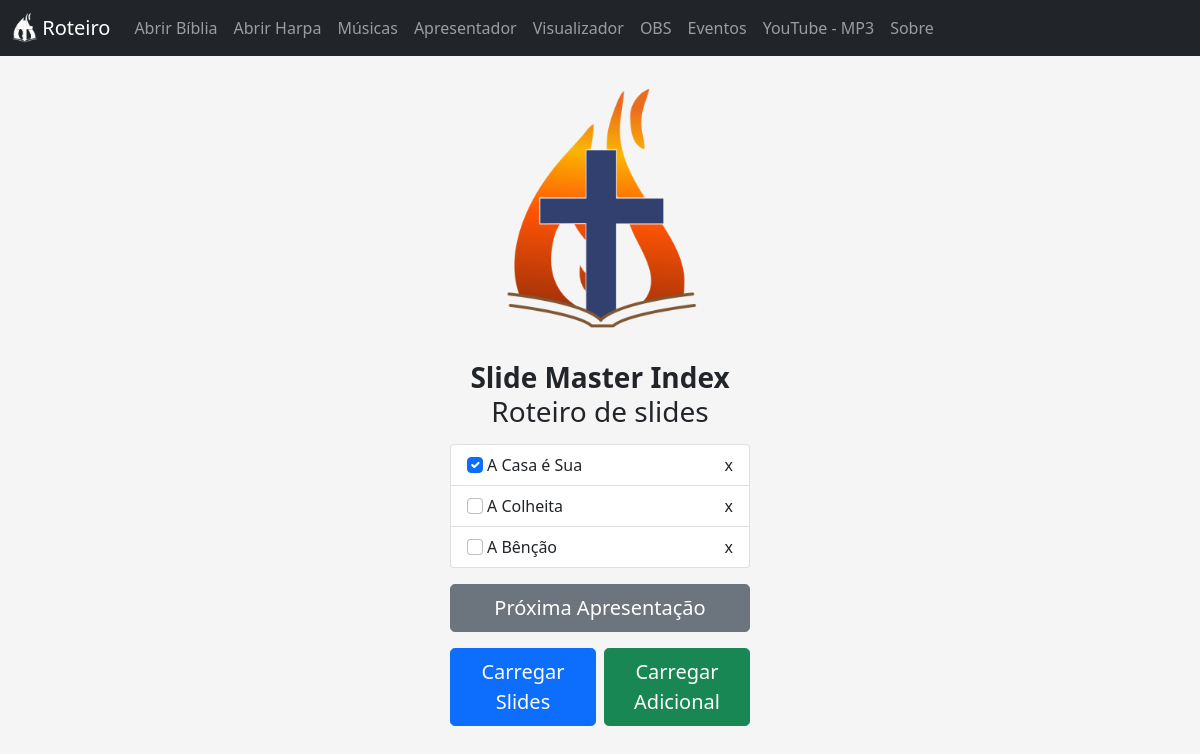
Before: / with the older database file.
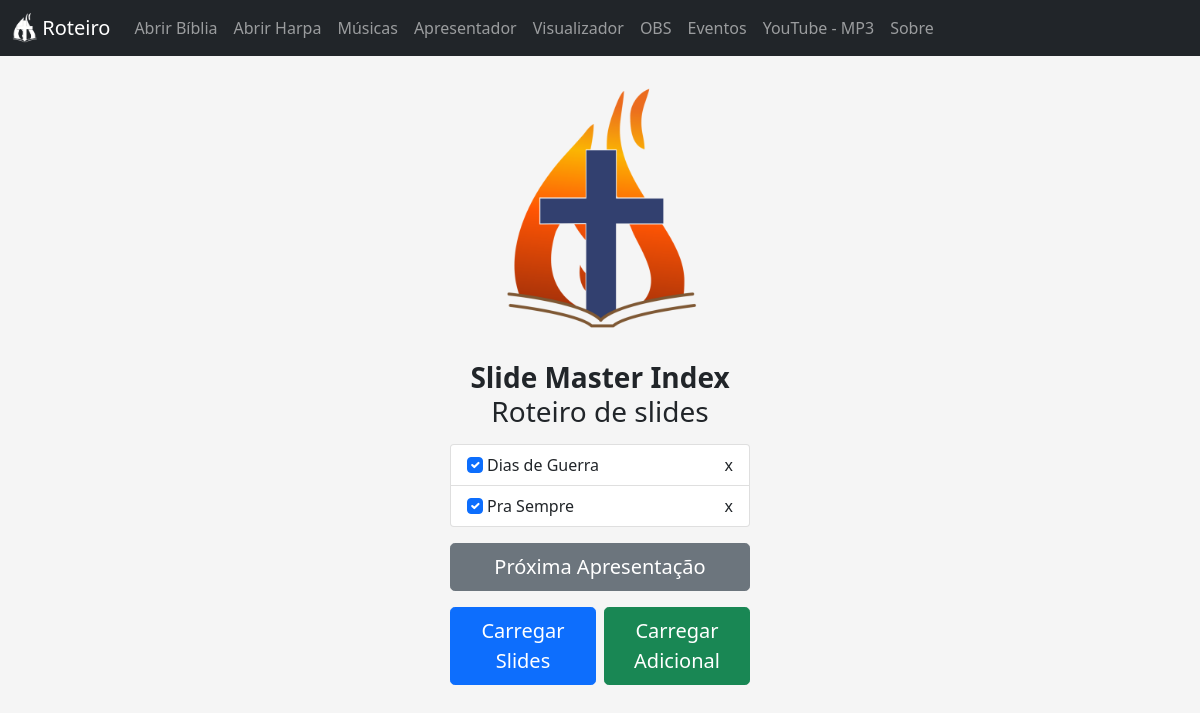
After: the same page with the newer database file.
### tables this page shows
CREATE TABLE lista (caminho TEXT, nome TEXT UNIQUE, "check" BOOLEAN);

### app.py (the view)
@app.route('/', methods=['GET', 'POST'])
def index():
    if request.method == 'POST':
        lista = pegarSlidesAbertos()
        inserirListaRoteiro('Roteiro.db', lista)
        socketio.emit('refresh', 1)
    listaPPT = executarConsultaLista('Roteiro.db')
    return render_template('index.jinja', listaPPT=listaPPT, total=len(listaPPT))

### consultaAcess.py (called while the page is built)
def executarConsultaLista(banco):
    conn = sqlite3.connect(banco)
    conn.row_factory = sqlite3.Row
    cursor = conn.cursor()
    codigoSQL = "SELECT * FROM lista"
    cursor.execute(codigoSQL)
    return [dict(row) for row in cursor.fetchall()]

### templates/index.jinja (shortened to what this page needs)
<!doctype html>
<html lang="en">
  <head>
    <link href="{{ url_for('static', filename='stylesheets/bootstrap.min.css') }}" rel="stylesheet">
    <link href="{{ url_for('static', filename='stylesheets/navbar-top-fixed.css') }}" rel="stylesheet">
    <link href="{{ url_for('static', filename='stylesheets/signin.css') }}" rel="stylesheet">
  </head>
  <body>
    <nav class="navbar navbar-expand-md navbar-dark fixed-top bg-dark">
    <div class="container-fluid">
      <a class="navbar-brand" href="#">
        <img src="{{ url_for('static', filename='images/Logo ADCPTA.png') }}" width="25" height="30" class="d-inline-block align-top" alt="">
        Roteiro
      </a>
      <div class="collapse navbar-collapse" id="navbarCollapse">
        <ul class="navbar-nav me-auto mb-2 mb-md-0">
          <li class="nav-item">
            <a class="nav-link" href="../abrirbiblia">Abrir Bíblia</a>
          </li>
          <li class="nav-item">
            <a class="nav-link" href="../abrirharpa">Abrir Harpa</a>
          </li>
          <li class="nav-item">
            <a class="nav-link" href="../abrirslidemusica">Músicas</a>
          </li>
          <li class="nav-item">
            <a class="nav-link" href="../apresentador">Apresentador</a>
          </li>
          <li class="nav-item">
            <a class="nav-link" href="../viewer">Visualizador</a>
          </li>
          <li class="nav-item">
            <a class="nav-link" href="../obs">OBS</a>
          </li>
          <li class="nav-item">
            <a class="nav-link" href="../eventos">Eventos</a>
          </li>
          <li class="nav-item">
            <a class="nav-link" href="../download_mp3">YouTube - MP3</a>
          </li>
          <li class="nav-item">
            <a class="nav-link" href="../sobre">Sobre</a>
          </li>
        </ul>
      </div>
    </div>
  </nav>
  <main class="form-signin">
      <div class="text-center"><img class="mb-4" src="{{ url_for('static', filename='images/Logo Colorido.png') }}" alt="" width="200" height="250"></div>
      <h1 class="h3 mb-3 fw-normal text-center"><a style="font-weight: bold;">Slide Master Index</a><br>Roteiro de slides</h1>
      {% if listaPPT|length > 0 %}
      <div class="form-floating">
        <ul class="list-group" id="presentations">
          {% for ppt in listaPPT %}
          <li class="list-group-item">
            {% if ppt['check'] == True %}
            <label><input class="form-check-input me-1" type="checkbox" name="checkEL" value="{{ ppt['caminho'] }}" checked>{{ ppt['nome'] }}</label>
            {% else %}
            <label><input class="form-check-input me-1" type="checkbox" name="checkEL" value="{{ ppt['caminho'] }}">{{ ppt['nome'] }}</label>
            {% endif %}
            <span class="close">x</span>
          </li>
          {% endfor %}
       </ul>
      </div>
      <form id="proxsld" method="post" action="{{ url_for('proximoSlide') }}">
      <button id="next" class="w-100 btn btn-lg btn-secondary" type="button">Próxima Apresentação</button>
      </form>
      <div class="row g-2">
      <div class="col">
      <form id="enviar" method="post" action="{{ url_for('index') }}">
        <button class="w-100 btn btn-lg btn-primary" type="submit">Carregar Slides</button>
      </form>
      </div>
      <div class="col">
        <form id="enviar" method="post" action="{{ url_for('carregarSlideAdicional') }}">
          <button class="w-100 btn btn-lg btn-success" type="submit">Carregar Adicional</button>
        </form>
        </div>
      </div>
      {% else %}
      <form id="enviar" method="post" action="{{ url_for('index') }}">
        <button class="w-100 btn btn-lg btn-primary" type="submit">Carregar Slides</button>
      </form>
    </main>
    {% endif %}
  </body>
</html>

### static/stylesheets/navbar-top-fixed.css (style rules this page uses)
body { min-height: 75rem; padding-top: 4.5rem; }

### static/stylesheets/signin.css (style rules this page uses)
html, body { height: 100%; }
body { background-color: #f5f5f5; }
.form-signin { width: 100%; max-width: 330px; padding: 15px; margin: auto; }

### templates/index.jinja (style rules this page uses)
.close { cursor: pointer; position: absolute; top: 50%; right: 0%; padding: 12px 16px; transform: translate(0%, -50%); }

Changed rows visible on the page:
removed lista: nome "A Casa é Sua"
removed lista: nome "A Colheita"
removed lista: nome "A Bênção"
added lista: nome "Dias de Guerra"
added lista: nome "Pra Sempre"
